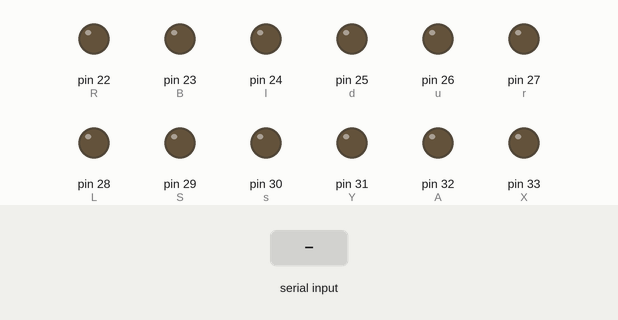
Bench run of a program on a simulated Arduino Mega 2560, built with avr-gcc and run on an emulated ATmega2560. On the bench: output pins drawn as LEDs (lit = HIGH). Inputs (shaded band) come from the test bench.

Above: at 1.2 s.
1.3 s: "1" received over Serial
At 3.5 s:
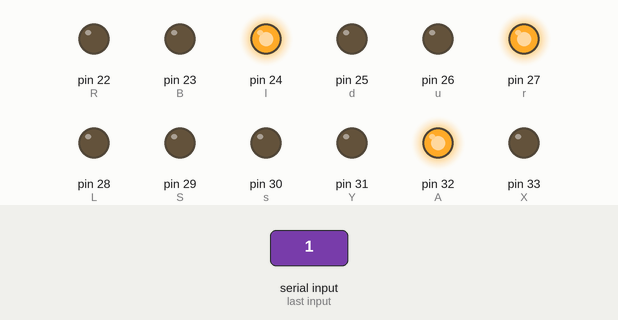
3.8 s: "0" received over Serial
At 5.6 s:
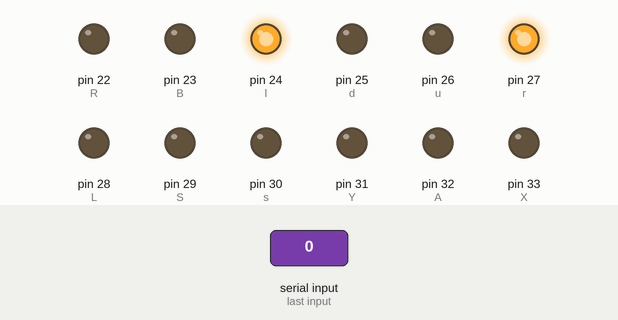
6.3 s: "2" received over Serial
At 8.7 s:
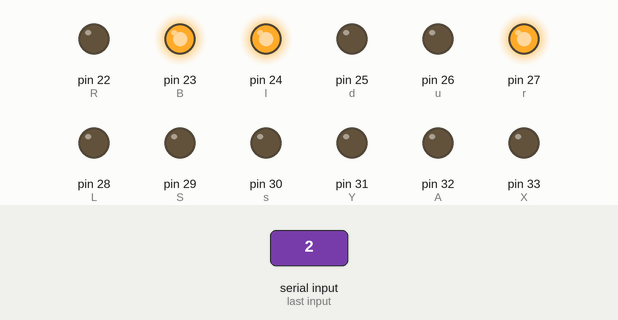
Timing chart, 0 to 10.2 s (numbered marks = the images above; inputs shaded):
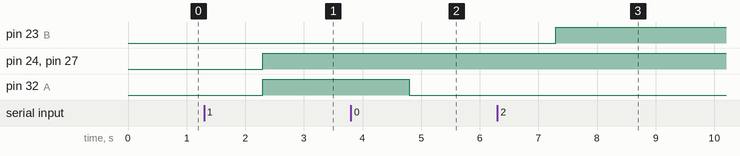

Measured:
- after the input at 1.3 s, pin 24 (l), pin 27 (r), pin 32 (A): LOW → HIGH after 1.0 s
- after the input at 3.8 s, pin 32 (A): HIGH → LOW after 1.0 s
- after the input at 6.3 s, pin 23 (B): LOW → HIGH after 1.0 s

The program:

main.cpp
```cpp
#include <Arduino.h>

#define A 32
#define B 23
#define X 33
#define Y 31
#define l 24 //Left
#define r 27 //Right
#define u 26 //Up
#define d 25 //Down
#define L 28 //Left Shoulder
#define R 22 //Right Shoulder
#define S 29 //Start
#define s 30 //Select

#define MIN_PORT 22
#define MAX_PORT 33
#define TEST_MODE false

byte *bytes = new byte[2];

void setup()
{
  Serial.begin(9600);
  for (int i = MIN_PORT; i <= MAX_PORT; i++)
  {
    pinMode(i, OUTPUT);
  }
}

void loop()
{
  if (TEST_MODE)
  {
    for (int i = 0; i < MAX_PORT - MIN_PORT; i++)
    {
      digitalWrite(i + MIN_PORT, HIGH);
      delay(500);
      digitalWrite(i + MIN_PORT, LOW);
      delay(50);
    }
  }
  else
  {
    Serial.readBytes(bytes, 2);
    int curr = 0;
    digitalWrite(A, bytes[0] & 1 << curr++ ? HIGH : LOW);
    digitalWrite(B, bytes[0] & 1 << curr++ ? HIGH : LOW);
    digitalWrite(X, bytes[0] & 1 << curr++ ? HIGH : LOW);
    digitalWrite(Y, bytes[0] & 1 << curr++ ? HIGH : LOW);
    digitalWrite(l, bytes[0] & 1 << curr++ ? HIGH : LOW);
    digitalWrite(r, bytes[0] & 1 << curr++ ? HIGH : LOW);
    digitalWrite(u, bytes[0] & 1 << curr++ ? HIGH : LOW);
    digitalWrite(d, bytes[0] & 1 << curr++ ? HIGH : LOW);

    curr = 0;
    digitalWrite(L, bytes[1] & 1 << curr++ ? HIGH : LOW);
    digitalWrite(R, bytes[1] & 1 << curr++ ? HIGH : LOW);
    digitalWrite(S, bytes[1] & 1 << curr++ ? HIGH : LOW);
    digitalWrite(s, bytes[1] & 1 << curr++ ? HIGH : LOW);
  }
}
```
